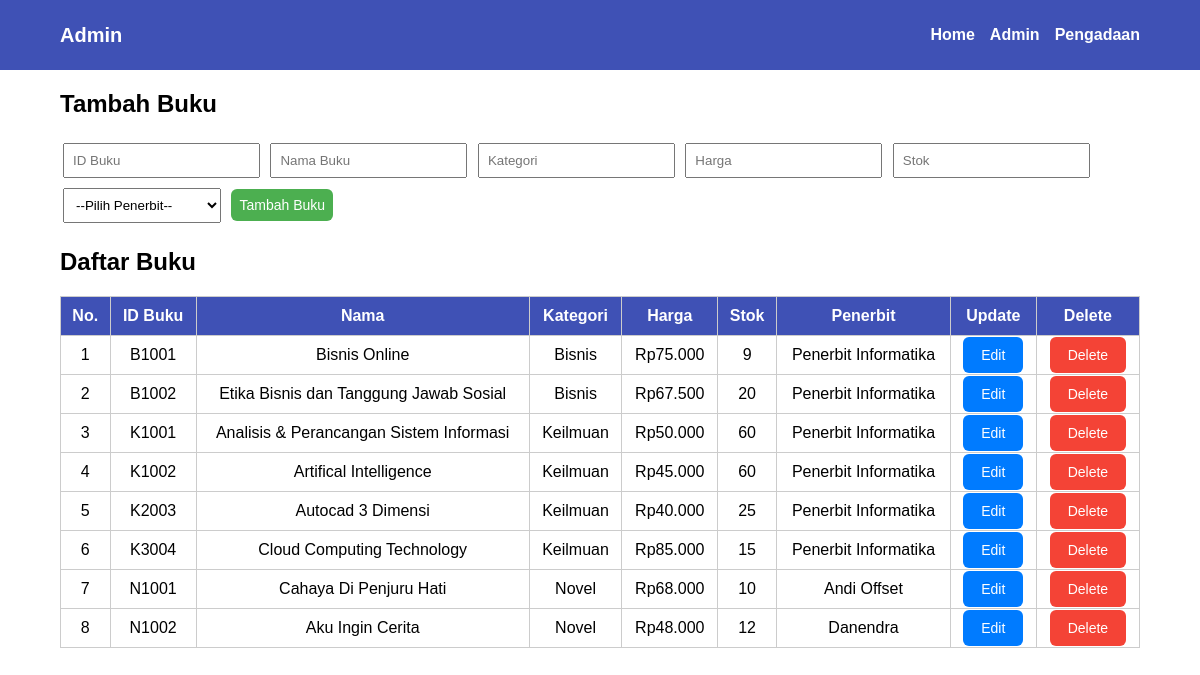
The app's page /UNIBOOKSTORE/admin.php with its own data.
### tables this page shows
CREATE TABLE `buku` (
  `id_buku` char(5) NOT NULL,
  `kategori` varchar(20) DEFAULT NULL,
  `nama` varchar(80) DEFAULT NULL,
  `harga` int(11) DEFAULT NULL,
  `stok` int(11) DEFAULT NULL,
  `id_penerbit` char(4) DEFAULT NULL,
  `created_at` timestamp NOT NULL DEFAULT current_timestamp()
);

CREATE TABLE `penerbit` (
  `id_penerbit` char(4) NOT NULL,
  `nama` varchar(50) DEFAULT NULL,
  `alamat` varchar(100) DEFAULT NULL,
  `kota` varchar(30) DEFAULT NULL,
  `telepon` varchar(20) DEFAULT NULL
);

### UNIBOOKSTORE/admin.php (the view, shortened to what this page needs)
<?php
require 'config.php';
?>
<!DOCTYPE html>
<html lang="id">
<head>
  <link rel="stylesheet" href="style.css">
</head>
<body>
<nav class="navbar">
  <div class="navbar-container">
    <div class="navbar-left">Admin</div>
    <ul class="navbar-right">
      <li><a href="home.php">Home</a></li>
      <li><a href="admin.php">Admin</a></li>
      <li><a href="pengadaan.php">Pengadaan</a></li>
    </ul>
  </div>
</nav>
<div class="container">
  <h2>Tambah Buku</h2>
  <form method="POST" class="form-crud">
    <input type="text" name="id_buku" placeholder="ID Buku" required>
    <input type="text" name="nama" placeholder="Nama Buku" required>
    <input type="text" name="kategori" placeholder="Kategori" required>
    <input type="number" name="harga" placeholder="Harga" required>
    <input type="number" name="stok" placeholder="Stok" required>
    <select name="id_penerbit" required>
      <option value="">--Pilih Penerbit--</option>
    </select>
    <button type="submit" class="btn btn-add">Tambah Buku</button>
  </form>
  <h2>Daftar Buku</h2>
  <table class="styled-table">
    <thead>
      <tr>
        <th>No.</th>
        <th>ID Buku</th>
        <th>Nama</th>
        <th>Kategori</th>
        <th>Harga</th>
        <th>Stok</th>
        <th>Penerbit</th>
        <th>Update</th>
        <th>Delete</th>
      </tr>
    </thead>
    <tbody>
      <?php
      $result = $mysqli->query("SELECT b.*, p.nama AS penerbit FROM buku b JOIN penerbit p ON b.id_penerbit = p.id_penerbit ORDER BY b.created_at ASC");
      $no = 1;
      while ($row = $result->fetch_assoc()) {
        echo "<tr>
                <td>{$no}</td>
                <td>{$row['id_buku']}</td>
                <td>{$row['nama']}</td>
                <td>{$row['kategori']}</td>
                <td>Rp" . number_format($row['harga'], 0, ',', '.') . "</td>
                <td>{$row['stok']}</td>
                <td>{$row['penerbit']}</td>
                <td><a class='btn btn-update' href='?edit={$row['id_buku']}'>Edit</a></td>
                <td><a class='btn btn-delete' href='?delete={$row['id_buku']}'>Delete</a></td>
              </tr>";
        $no++;
      }
      ?>
    </tbody>
  </table>
</div>
</body>
</html>

### UNIBOOKSTORE/style.css (style rules this page uses)
body { font-family: Arial, sans-serif; margin: 0; padding: 0; }
.navbar { background-color: #3f51b5; color: white; padding: 10px 0; }
.navbar-container { display: flex; justify-content: space-between; align-items: center; width: 90%; margin: auto; }
.navbar-left { font-size: 20px; font-weight: bold; }
.navbar-right { list-style: none; display: flex; gap: 15px; }
.navbar-right li a { color: white; text-decoration: none; font-weight: bold; }
.container { width: 90%; margin: 20px auto; }
.form-crud input, .form-crud button, .form-crud select { padding: 8px; margin: 5px 3px; }
.btn { padding: 6px 12px; border: none; border-radius: 4px; text-decoration: none; cursor: pointer; }
.btn-add { background-color: #4CAF50; color: white; }
.btn-update { background-color: #2196F3; color: white; }
.btn-delete { background-color: #f44336; color: white; }
.styled-table { width: 100%; border-collapse: collapse; margin-top: 20px; }
.styled-table th, .styled-table td { padding: 10px; border: 1px solid #ccc; text-align: center; }
.styled-table th { background-color: #3f51b5; color: white; }
.btn { padding: 10px 18px; border: none; border-radius: 6px; font-size: 14px; color: white; cursor: pointer; transition: background 0.3s ease; }
.btn-update { background-color: #007bff; }

### records on screen
buku: id_buku "B1001", nama "Bisnis Online", kategori "Bisnis", harga "75.000", stok "9", id_penerbit.nama "Penerbit Informatika"
buku: id_buku "B1002", nama "Etika Bisnis dan Tanggung Jawab Sosial", kategori "Bisnis", harga "67.500", stok "20", id_penerbit.nama "Penerbit Informatika"
buku: id_buku "K1001", nama "Analisis & Perancangan Sistem Informasi", kategori "Keilmuan", harga "50.000", stok "60", id_penerbit.nama "Penerbit Informatika"
buku: id_buku "K1002", nama "Artifical Intelligence", kategori "Keilmuan", harga "45.000", stok "60", id_penerbit.nama "Penerbit Informatika"
buku: id_buku "K2003", nama "Autocad 3 Dimensi", kategori "Keilmuan", harga "40.000", stok "25", id_penerbit.nama "Penerbit Informatika"
buku: id_buku "K3004", nama "Cloud Computing Technology", kategori "Keilmuan", harga "85.000", stok "15", id_penerbit.nama "Penerbit Informatika"
buku: id_buku "N1001", nama "Cahaya Di Penjuru Hati", kategori "Novel", harga "68.000", stok "10", id_penerbit.nama "Andi Offset"
buku: id_buku "N1002", nama "Aku Ingin Cerita", kategori "Novel", harga "48.000", stok "12", id_penerbit.nama "Danendra"
